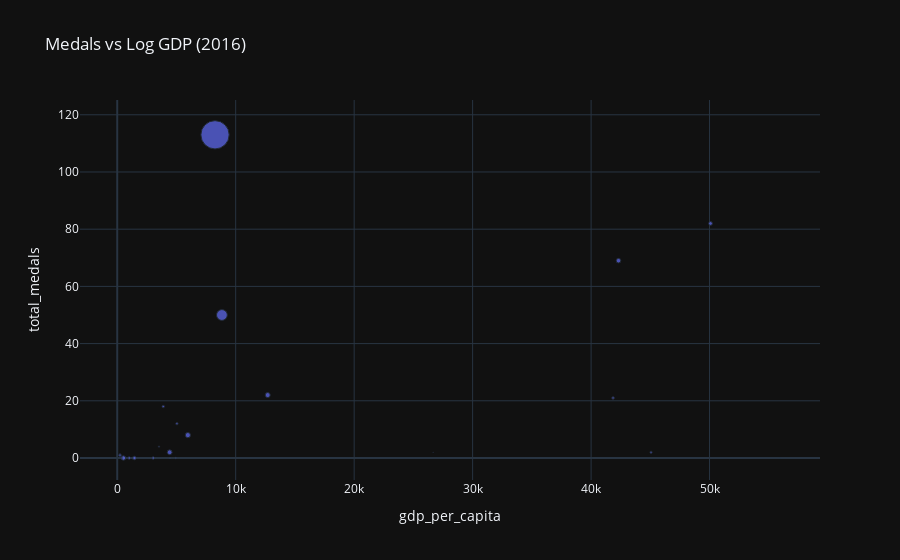

The code cell stored with this chart in its notebook:
### Code cell
fig = px.scatter(
    df_year,
    x='gdp_per_capita',
    y='total_medals',
    size='population',
    hover_name='NOC',
    title=f"Medals vs Log GDP ({year_selected})",
)

fig.show()

### Figure 1 — Plotly figure (JSON) as saved in the notebook; plotly's stock layout.template omitted (floating-point values rounded to 4 significant figures)
{"data": [{"hovertemplate": "<b>%{hovertext}</b><br><br>gdp_per_capita=%{x}<br>total_medals=%{y}<br>population=%{marker.size}<extra></extra>", "hovertext": ["AFG", "ALB", "AND", "ARG", "ARM", "AUS", "AUT", "AZE", "BDI", "BEL", "BEN", "BIH", "BLR", "BOL", "BRA", "BRN", "CAF", "CAN", "CHI", "CHN", "CMR", "COL", "COM", "CPV", "ALG"], "legendgroup": "", "marker": {"color": "#636efa", "size": [34700000.0, 2689000.0, 72180.0, 43900000.0, 2992000.0, 24190000.0, 8737000.0, 9758000.0, 11240000.0, 11330000.0, 11700000.0, 3473000.0, 9469000.0, 11180000.0, 203200000.0, 427600.0, 4714000.0, 36110000.0, 163900.0, 1388000000.0, 23450000.0, 47440000.0, 741700.0, 512600.0, 40850000.0], "sizemode": "area", "sizeref": 3469000.0, "symbol": "circle"}, "mode": "markers", "name": "", "orientation": "v", "showlegend": false, "x": [522.1, 4458.0, 40130.0, 12700.0, 3524.0, 50080.0, 45060.0, 3881.0, 232.9, 41850.0, 1011.0, 4929.0, 5040.0, 3036.0, 8836.0, 26660.0, 387.2, 42310.0, 55950.0, 8255.0, 1442.0, 5960.0, 1365.0, 3609.0, 4425.0], "xaxis": "x", "y": [0.0, 0.0, 0.0, 22.0, 4.0, 82.0, 2.0, 18.0, 1.0, 21.0, 0.0, 0.0, 12.0, 0.0, 50.0, 2.0, 0.0, 69.0, 0.0, 113.0, 0.0, 8.0, 0.0, 0.0, 2.0], "yaxis": "y", "type": "scatter"}], "layout": {"xaxis": {"anchor": "y", "domain": [0.0, 1.0], "title": {"text": "gdp_per_capita"}}, "yaxis": {"anchor": "x", "domain": [0.0, 1.0], "title": {"text": "total_medals"}}, "legend": {"tracegroupgap": 0, "itemsizing": "constant"}, "title": {"text": "Medals vs Log GDP (2016)"}}}
